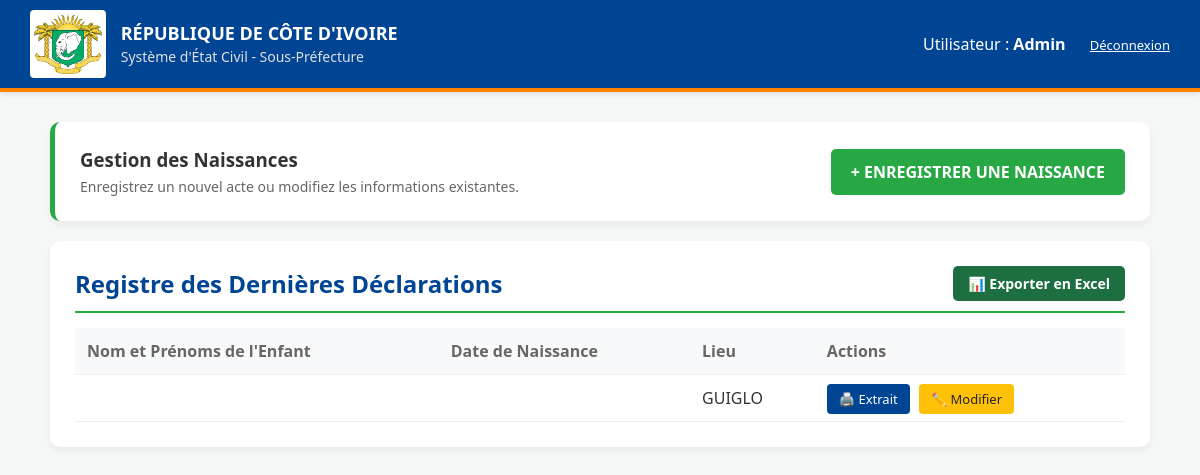
/dashboard/ (signed in), run on an earlier commit of the app's database.
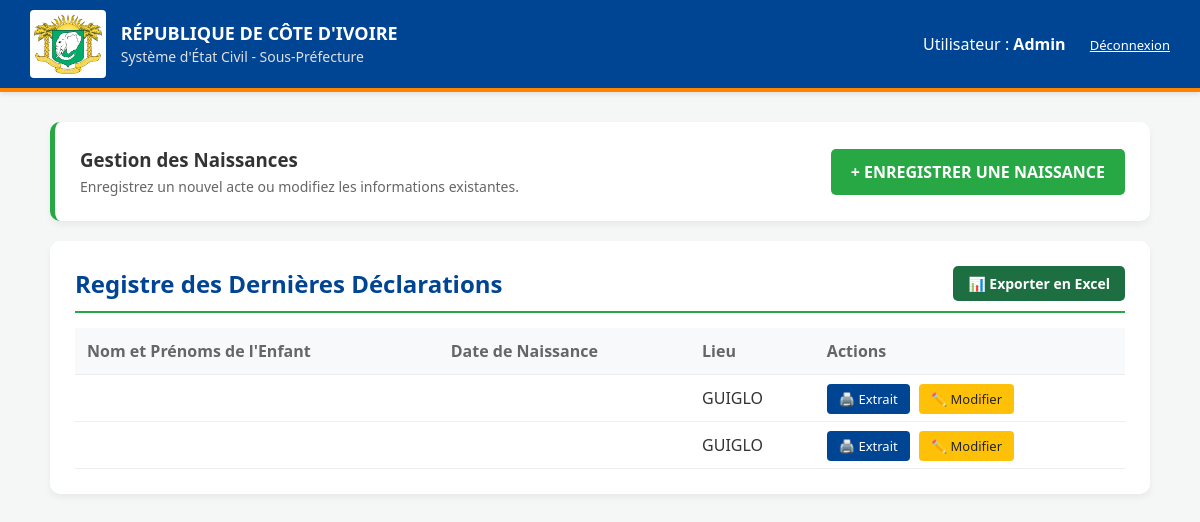
And on a later commit of the database.
### registre/models.py (models this page shows, shortened)
class ActeNaissance(models.Model):
    structure = models.ForeignKey('Structure', on_delete=models.CASCADE, null=True, blank=True, verbose_name="Structure d'état civil")
    numero_registre = models.CharField(max_length=50, verbose_name="N° de l'acte")
    annee_registre = models.CharField(max_length=4, verbose_name="Année du registre")
    date_declaration = models.DateField(verbose_name="Date de declaration", null=True, blank=True)
    nom_enfant = models.CharField(max_length=150, verbose_name="Nom de l'enfant")
    prenoms_enfant = models.CharField(max_length=200, verbose_name="Prénoms de l'enfant", blank=True, null=True)
    sexe = models.CharField(max_length=10, choices=[('M', 'Masculin'), ('F', 'Féminin')], verbose_name="Sexe")
    date_naissance = models.CharField(max_length=150, verbose_name="Date de naissance (ou Année)", blank=True, null=True, help_text="Ex: 12/05/2004 ou 2004")
    heure_naissance = models.TimeField(verbose_name="Heure de naissance", null=True, blank=True)
    lieu_naissance = models.CharField(max_length=200, verbose_name="Lieu de naissance")
    nom_pere = models.CharField(max_length=200, verbose_name="Nom et prénoms du père", blank=True, null=True)
    date_naissance_pere = models.CharField(max_length=150, verbose_name="Né le/vers (Père)", blank=True, null=True)
    profession_pere = models.CharField(max_length=150, verbose_name="Profession du père", blank=True, null=True)
    domicile_pere = models.CharField(max_length=200, verbose_name="Domicilié à (Père)", blank=True, null=True)
    nationalite_pere = models.CharField(max_length=100, verbose_name="Nationalité du père", default="Ivoirienne", blank=True, null=True)
    nom_mere = models.CharField(max_length=200, verbose_name="Nom et prénoms de la mère", blank=True, null=True)
    date_naissance_mere = models.CharField(max_length=150, verbose_name="Née le/vers (Mère)", blank=True, null=True)
    profession_mere = models.CharField(max_length=150, verbose_name="Profession de la mère", blank=True, null=True)
    domicile_mere = models.CharField(max_length=200, verbose_name="Domiciliée à (Mère)", blank=True, null=True)
    nationalite_mere = models.CharField(max_length=100, verbose_name="Nationalité de la mère", default="Ivoirienne", blank=True, null=True)
    date_mariage = models.CharField(max_length=150, verbose_name="Date de mariage", blank=True, null=True)
    conjoint_mariage = models.CharField(max_length=200, verbose_name="Conjoint(e)", blank=True, null=True)
    dissolution_mariage = models.CharField(max_length=150, verbose_name="Date de dissolution du mariage", blank=True, null=True)
    date_deces = models.CharField(max_length=150, verbose_name="Date de décès", blank=True, null=True)
    lieu_deces = models.CharField(max_length=200, verbose_name="Lieu de décès", blank=True, null=True)
    transcription_justice = models.TextField(verbose_name="Transcription de décision de justice", blank=True, null=True)
    nom_sous_prefet = models.CharField(max_length=150, verbose_name="Nom et Prénoms du Sous-préfet", blank=True, null=True, help_text="Ex: TRA Bi Bah Albert")
    nom_officier_creation = models.CharField(max_length=150, blank=True, null=True, verbose_name="Officier d'état civil (Créateur de l'acte)")
    class Meta:
        verbose_name = "Acte de Naissance"
        verbose_name_plural = "Actes de Naissance"

### registre/views.py (the view)
# urls.py: path('dashboard/', views.dashboard, name='dashboard'),
@login_required
def dashboard(request):
    actes = ActeNaissance.objects.all().order_by('-date_declaration')
    return render(request, 'registre/dashboard.html', {'actes': actes})

### registre/context_processors.py (called while the page is built)
def infos_structure(request):
    try:
        structure = Structure.objects.first()
        if structure and structure.sous_prefecture:
            nom = f"Sous-Préfecture de {structure.sous_prefecture}"
        else:
            nom = "Sous-Préfecture"
    except Exception:
        nom = "Sous-Préfecture"
    return {'nom_structure_dynamique': nom}

### registre/templates/registre/dashboard.html (shortened to what this page needs)
{% load static %}
<!DOCTYPE html>
<html lang="fr">
<head>
</head>
<body>
    <nav class="navbar">
        <div class="nav-brand">
            <img src="{% static 'registre/logo.png' %}" alt="Armoiries CI" class="logo-nav">
            <div>
                <span style="font-weight: bold; font-size: 18px; display: block;">RÉPUBLIQUE DE CÔTE D'IVOIRE</span>
                <span style="font-size: 14px; color: #e0e0e0;">Système d'État Civil - Sous-Préfecture</span>
            </div>
        </div>
        <div>
            <span>Utilisateur : <strong>{{ user.username }}</strong></span>
            <a href="{% url 'logout' %}" style="color: white; margin-left: 20px; font-size: 13px;">Déconnexion</a>
        </div>
    </nav>
    <div class="container">
        <div class="card" style="display: flex; justify-content: space-between; align-items: center; border-left: 5px solid #28a745;">
            <div>
                <h3 style="margin: 0;">Gestion des Naissances</h3>
                <p style="margin: 5px 0 0 0; color: #666; font-size: 14px;">Enregistrez un nouvel acte ou modifiez les informations existantes.</p>
            </div>
            <a href="{% url 'ajouter_acte' %}" class="btn-add">+ ENREGISTRER UNE NAISSANCE</a>
        </div>
        <div class="card">
            <div class="table-header-box">
                <h2>Registre des Dernières Déclarations</h2>
                <a href="{% url 'exporter_actes' %}" class="btn-export">📊 Exporter en Excel</a>
            </div>
            <table>
                <thead>
                    <tr>
                        <th>Nom et Prénoms de l'Enfant</th>
                        <th>Date de Naissance</th>
                        <th>Lieu</th>
                        <th>Actions</th>
                    </tr>
                </thead>
                <tbody>
                    {% for acte in actes %}
                    <tr>
                        <td><strong>{{ acte.nom_complet_officiel|upper }}</strong></td>
                        <td>{{ acte.date_naissance|date:"d/m/Y" }}</td>
                        <td>{{ acte.lieu_naissance }}</td>
                        <td>
                            <a href="{% url 'voir_extrait' acte.pk %}" class="btn-view">🖨️ Extrait</a>
                            <a href="{% url 'modifier_acte' acte.pk %}" class="btn-edit">✏️ Modifier</a>
                        </td>
                    </tr>
                    {% empty %}
                    <tr>
                        <td colspan="4" style="text-align: center; color: #999; padding: 40px;">
                            Aucun acte n'est encore enregistré dans le système.
                        </td>
                    </tr>
                    {% endfor %}
                </tbody>
            </table>
        </div>
    </div>
</body>
</html>

### registre/templates/registre/dashboard.html (style rules this page uses)
body { font-family: 'Segoe UI', Tahoma, Geneva, Verdana, sans-serif; margin: 0; background-color: #f4f7f6; color: #333; }
.navbar { background: #004494; color: white; padding: 10px 30px; display: flex; justify-content: space-between; align-items: center; box-shadow: 0 2px 5px rgba(0,0,0,0.1); border-bottom: 4px solid #ff8200; }
.nav-brand { display: flex; align-items: center; gap: 15px; }
.logo-nav { height: 60px; width: auto; background-color: white; border-radius: 4px; padding: 4px; }
.container { padding: 30px; max-width: 1100px; margin: auto; }
.card { background: white; padding: 25px; border-radius: 10px; box-shadow: 0 4px 6px rgba(0,0,0,0.05); margin-bottom: 20px; }
h2 { color: #004494; margin-top: 0; margin-bottom: 0; }
.table-header-box { display: flex; justify-content: space-between; align-items: center; border-bottom: 2px solid #28a745; padding-bottom: 10px; margin-bottom: 15px; }
table { width: 100%; border-collapse: collapse; margin-top: 15px; }
th, td { padding: 12px; text-align: left; border-bottom: 1px solid #eee; }
th { background-color: #f8f9fa; color: #666; font-weight: 600; }
.btn-add { background: #28a745; color: white; padding: 12px 20px; text-decoration: none; border-radius: 5px; font-weight: bold; display: inline-block; transition: 0.3s; }
.btn-export { background: #1d6f42; color: white; padding: 8px 15px; text-decoration: none; border-radius: 5px; font-weight: bold; font-size: 14px; display: inline-flex; align-items: center; transition: 0.3s; }
.btn-view { background: #004494; color: white; padding: 6px 12px; text-decoration: none; border-radius: 4px; font-size: 13px; }
.btn-edit { background: #ffc107; color: #212529; padding: 6px 12px; text-decoration: none; border-radius: 4px; font-size: 13px; margin-left: 5px; }

What changed in the data, as far as the page shows it:
added ActeNaissance: lieu_naissance "GUIGLO"
